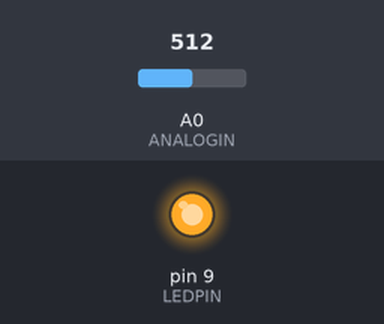
Bench run of a sketch on a simulated Arduino Uno, built with avr-gcc and run on an emulated ATmega328P. Shown: output pins drawn as LEDs (lit = HIGH). The test bench sets the inputs (shaded band); at power-on: A0 (ANALOGIN) = 512. What the sketch prints to the serial monitor is not drawn.

Above: at 0.1 s.
At 1.1 s:
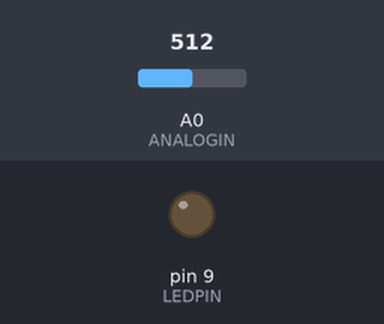
Timing chart, 0 to 3.6 s (numbered marks = the images above):
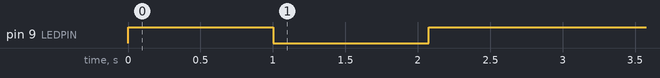

The sketch:

jjlybbertLab3.ino
```cpp
/*
   Jaidon Lybbert
   EENG 462
   Lab 3 - Settling Time, Nonlinear Calibration

   Led pwm - pin 9
   Analog in - pin A0

   Regression model:
   a = 0.02797
   b = 0.01007

*/

#define LEDPIN 9
#define ANALOGIN A0
#define A 0.02797
#define B 0.01007

// Calculated the value settled to after 1 second
float findMaxValue() {
  // Turn LED on with 100% duty cycle, and wait for settling
  analogWrite(LEDPIN, 255);
  delay(1000);

  // Average 20 data points after settling to find max value
  float sum = 0;

  for(int i=0; i < 20; i++)
  {
    sum += (float)analogRead(ANALOGIN);
  }

  float max_value = sum/20;

  analogWrite(LEDPIN, 0);

  delay(1000);

  return max_value;
}

// Calculate the lower value with LED off
float findMinValue() {
  // Turn LED off
  analogWrite(LEDPIN, 0);
  delay(1000);

  // Average 20 data points after falling to find min value
  float sum = 0;

  for (int i=0; i<20; i++)
  {
    sum += (float)analogRead(ANALOGIN);
  }

  float min_val = sum/20;

  return min_val;
}

// Calculate settling time in ms
unsigned long findSettlingTime() {
  float max_value = findMaxValue();
  float current_value = 0;

  analogWrite(LEDPIN, 255);

  // Measure time in ms from turning on to 99% max value
  unsigned long start_ms = millis();
  while(current_value < (0.99*max_value))
  {
    current_value = (float)analogRead(ANALOGIN);
  }
  unsigned long finish_ms = millis();

  unsigned long settle_time = finish_ms - start_ms;

  for (int i = 0; i < 5; i++)
  {
    Serial.print(settle_time);
    Serial.print(",");
    Serial.println(settle_time);
  }


  analogWrite(LEDPIN, 0);
  delay(settle_time);

  return settle_time;
}


/*
 * Plots sharktooth wave generated from turning led on and off: not part of assignment
 */
void plotChargeDischarge() {
  float maxVal = findMaxValue();
  float minVal = findMinValue();

  float currentVal = 0;

  analogWrite(LEDPIN, 255);

  while (currentVal < (0.99*maxVal))
  {
    currentVal = (float)analogRead(ANALOGIN);
    Serial.println(currentVal);
  }

  analogWrite(LEDPIN, 0);

  while (currentVal > (0.01*(maxVal-minVal))+minVal)
  {
    currentVal = (float)analogRead(ANALOGIN);
    Serial.println(currentVal);
  }
}


/*
 * Plots response of photoresistor circuit
 *
 * Graph shows voltage vs. led pwm duty cycle as a value 0-255
 */
float* plotResponse(unsigned long settle_time_ms, float* dataIn) {
  for (int i = 0; i < 256; i++)
  {
    analogWrite(LEDPIN, i);
    delay(settle_time_ms);
    dataIn[i] = (float)analogRead(ANALOGIN);
  }

  for (int i = 0; i < 256; i++)
  {
    Serial.print(dataIn[i]);
    Serial.print(",");
    Serial.println(i);
  }
}

/*
 * Plots photo-resistor response compared to exponential mapping
 */
void plotRegression(float* measuredData) {
  for (int i = 0; i < 256; i++)
  {
    Serial.print(A*exp((float)B*measuredData[i]));
    Serial.print(",");
    Serial.println(i);
  }
}


/*
 * Main setup function
 */
void setup() {
  Serial.begin(9600);
  TCCR2B = TCCR2B & B11111000 | B00000001 ; // PWM period

  // Calculate settling time
  unsigned long settle_time_ms = findSettlingTime();

  float dataIn[256];

  plotResponse(settle_time_ms, dataIn);

  plotRegression(dataIn);
}

void loop() {}
```
